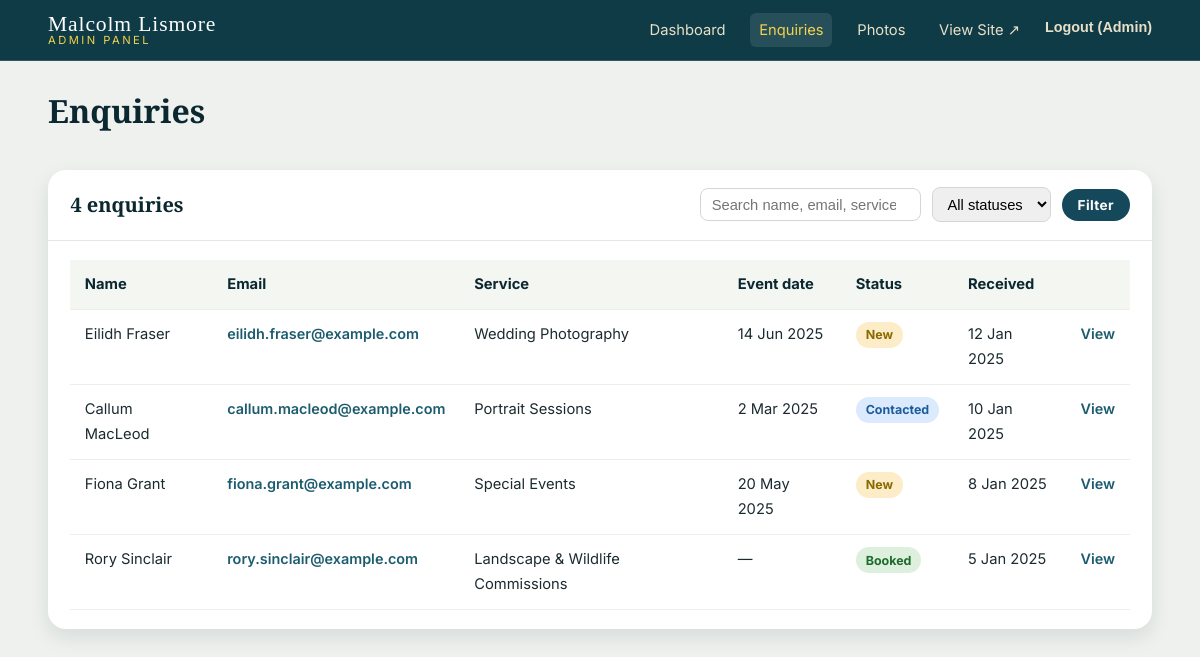
The page /admin/enquiries.php (signed in) on the database its author committed.
### tables this page shows
CREATE TABLE IF NOT EXISTS enquiries (
  enquiry_id    INT AUTO_INCREMENT PRIMARY KEY,
  name          VARCHAR(100)    NOT NULL,
  email         VARCHAR(150)    NOT NULL,
  phone         VARCHAR(40)     NULL,
  service_type  VARCHAR(100)    NULL,
  event_date    DATE            NULL,
  location      VARCHAR(150)    NULL,
  budget        VARCHAR(60)     NULL,
  message       TEXT            NOT NULL,
  status        ENUM('new','contacted','booked','closed')
                                NOT NULL DEFAULT 'new',
  created_at    TIMESTAMP       NOT NULL DEFAULT CURRENT_TIMESTAMP,
  INDEX idx_enquiries_status  (status),
  INDEX idx_enquiries_created (created_at)
);

### includes/db.php (called while the page is built, shortened)
<?php
function db(): PDO
{
    static $pdo = null;
    $dsn = sprintf(
        'mysql:host=%s;port=%s;dbname=%s;charset=%s',
        DB_HOST,
        DB_PORT,
        DB_NAME,
        DB_CHARSET
    );
    $options = [
        PDO::ATTR_ERRMODE            => PDO::ERRMODE_EXCEPTION,
        PDO::ATTR_DEFAULT_FETCH_MODE => PDO::FETCH_ASSOC,
        PDO::ATTR_EMULATE_PREPARES   => false,
    ];
    try {
        $pdo = new PDO($dsn, DB_USER, DB_PASS, $options);
    } catch (PDOException $e) {
        http_response_code(500);
        exit('Sorry, we are experiencing a database connection problem. Please try again later.');
    }
    return $pdo;
}

### includes/functions.php (called while the page is built, shortened)
<?php
require_once __DIR__ . '/db.php';
function e(?string $value): string
{
    return htmlspecialchars((string) $value, ENT_QUOTES | ENT_SUBSTITUTE, 'UTF-8');
}

### admin/enquiries.php (the view, shortened to what this page needs)
<?php
require_once __DIR__ . '/../includes/admin-header.php';
$search = isset($_GET['q']) ? trim((string) $_GET['q']) : '';
$sql = 'SELECT enquiry_id, name, email, service_type, event_date, status, created_at
        FROM enquiries';
$params = [];
$sql .= ' ORDER BY created_at DESC';
$stmt = db()->prepare($sql);
$stmt->execute($params);
$enquiries = $stmt->fetchAll();
?>
<div class="admin-title">
  <h1 style="color:var(--teal-900);">Enquiries</h1>
</div>
<div class="panel">
  <div class="panel-head">
    <h2><?= count($enquiries) ?> enquir<?= count($enquiries) === 1 ? 'y' : 'ies' ?></h2>
    <form method="get" class="table-tools" action="enquiries.php">
      <input type="search" id="q" name="q" placeholder="Search name, email, service…"
             value="<?= e($search) ?>">
      <select id="status" name="status">
        <option value="">All statuses</option>
      </select>
      <button class="btn btn-teal btn-sm" type="submit">Filter</button>
    </form>
  </div>
  <div class="panel-body">
    <?php if (empty($enquiries)): ?>
      <p style="color:var(--muted);">No enquiries match your search.</p>
    <?php else: ?>
      <table class="data-table">
        <thead>
          <tr>
            <th>Name</th><th>Email</th><th>Service</th><th>Event date</th>
            <th>Status</th><th>Received</th><th></th>
          </tr>
        </thead>
        <tbody>
          <?php foreach ($enquiries as $row): ?>
            <tr>
              <td><?= e($row['name']) ?></td>
              <td><a class="link-btn" href="mailto:<?= e($row['email']) ?>"><?= e($row['email']) ?></a></td>
              <td><?= e((string) ($row['service_type'] ?? '—')) ?></td>
              <td><?= $row['event_date'] ? e(date('j M Y', strtotime((string) $row['event_date']))) : '—' ?></td>
              <td><span class="status-pill status-<?= e($row['status']) ?>"><?= e($row['status']) ?></span></td>
              <td><?= e(date('j M Y', strtotime((string) $row['created_at']))) ?></td>
              <td><a class="link-btn" href="enquiry-view.php?id=<?= (int) $row['enquiry_id'] ?>">View</a></td>
            </tr>
          <?php endforeach; ?>
        </tbody>
      </table>
    <?php endif; ?>
  </div>
</div>
<?php require __DIR__ . '/../includes/admin-footer.php'; ?>

### assets/css/style.css (style rules this page uses)
:root { --teal-900: #0b2730; --teal-800: #0f3b47; --teal-700: #14485a; --teal-600: #1c5c6e; --teal-500: #2a7385; --ivory: #f6f1e3; --sand: #e7e0c6; --sand-dark: #d8cfae; --gold: #f2d24a; --gold-dark: #d9b61f; --ink: #1c2b30; --muted: #5b6b70; --white: #ffffff; --line: rgba(255, 255, 255, 0.14); --shadow: 0 18px 45px rgba(11, 39, 48, 0.28); --radius: 18px; --maxw: 1200px; --font-head: "Playfair Display", Georgia, "Times New Roman", serif; --font-body: "Inter", "Segoe UI", Arial, Helvetica, sans-serif; }
* { box-sizing: border-box; }
html { scroll-behavior: smooth; }
body { margin: 0; font-family: var(--font-body); color: var(--ivory); background: var(--teal-800); line-height: 1.7; font-size: 16px; -webkit-font-smoothing: antialiased; }
a { color: inherit; text-decoration: none; }
h1, h2, h3, h4 { font-family: var(--font-head); font-weight: 700; line-height: 1.15; margin: 0 0 0.5em; color: var(--white); }
.btn { display: inline-block; padding: 0.85em 1.9em; border-radius: 999px; font-weight: 700; letter-spacing: 0.03em; border: 2px solid transparent; cursor: pointer; transition: transform 0.15s ease, background 0.2s ease, color 0.2s ease, box-shadow 0.2s ease; font-family: var(--font-body); font-size: 0.95rem; }
.btn-teal { background: var(--teal-700); color: var(--white); }
.admin-body { background: #eef1ee; color: var(--ink); min-height: 100vh; }
.admin-title { display: flex; align-items: center; justify-content: space-between; flex-wrap: wrap; gap: 1rem; margin-bottom: 1.5rem; }
.panel { background: var(--white); border-radius: var(--radius); box-shadow: 0 8px 20px rgba(11, 39, 48, 0.1); overflow: hidden; }
.panel-head { padding: 1.1rem 1.4rem; border-bottom: 1px solid #e4e7e2; display: flex; justify-content: space-between; align-items: center; flex-wrap: wrap; gap: 0.8rem; }
.panel-head h2 { color: var(--teal-900); font-size: 1.25rem; margin: 0; }
.panel-body { padding: 1.2rem 1.4rem; }
.table-tools { display: flex; gap: 0.7rem; flex-wrap: wrap; align-items: center; }
.table-tools input, .table-tools select { padding: 0.5em 0.7em; border: 1px solid #d3d8cf; border-radius: 8px; font-size: 0.92rem; }
.data-table { width: 100%; border-collapse: collapse; }
.data-table th, .data-table td { padding: 0.75rem 0.9rem; text-align: left; border-bottom: 1px solid #eceee9; font-size: 0.92rem; vertical-align: top; }
.data-table th { background: #f4f6f2; color: var(--teal-900); font-weight: 700; }
.status-pill { display: inline-block; padding: 0.2em 0.8em; border-radius: 999px; font-size: 0.78rem; font-weight: 700; text-transform: capitalize; }
.status-new { background: #fdecc8; color: #8a6a00; }
.status-contacted { background: #dceafd; color: #1c5c9e; }
.status-booked { background: #dcf0dd; color: #1f6b2c; }
.link-btn { background: none; border: 0; color: var(--teal-600); cursor: pointer; font-weight: 600; padding: 0; font-size: 0.9rem; }
.btn-sm { padding: 0.45em 1em; font-size: 0.85rem; }

### rows shown on the page
enquiries: name "Eilidh Fraser", email "eilidh.fraser@example.com", service_type "Wedding Photography", event_date "14 Jun 2025", status "New", created_at "12 Jan 2025"
enquiries: name "Callum MacLeod", email "callum.macleod@example.com", service_type "Portrait Sessions", event_date "2 Mar 2025", status "Contacted", created_at "10 Jan 2025"
enquiries: name "Fiona Grant", email "fiona.grant@example.com", service_type "Special Events", event_date "20 May 2025", status "New", created_at "8 Jan 2025"
enquiries: name "Rory Sinclair", email "rory.sinclair@example.com", service_type "Landscape & Wildlife Commissions", status "Booked", created_at "5 Jan 2025"

### other values the page prints
$adminUsername "Admin"
count($enquiries) "4"
